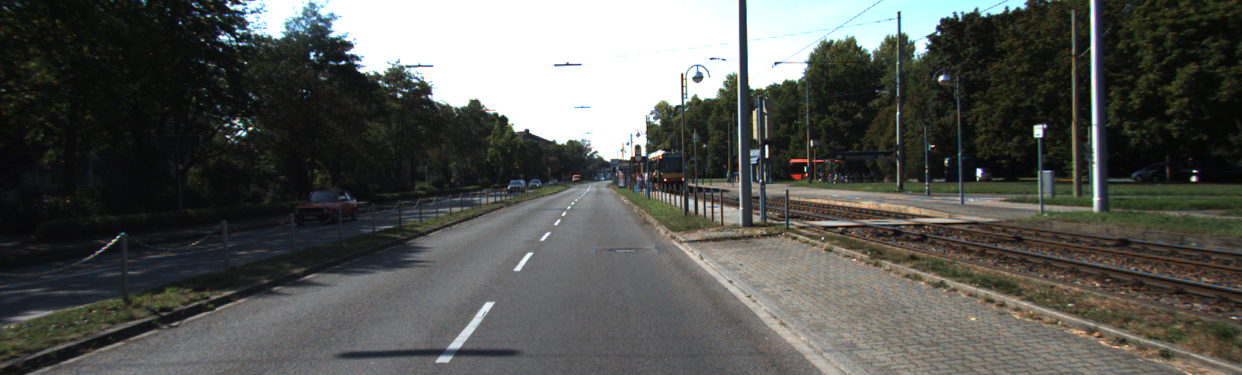
#> input picture HoughTform/Imagenes/um_000001.png, 1242 x 375 px
$ python -i Canny.py   (imports and definitions only)   (older library calls are emulated)
#> lines starting #> are read from the running program, lines starting #| are printed output that depends on the picture
#> further down, picture is the input picture: shape (375, 1242, 3); mean B, G, R 82.9, 87, 85.5
import cv2
import numpy as np


def aplicar_suavizado_gaussiano(imagen, tamano_kernel):
    # Aplicar suavizado Gaussiano a la imagen
#> called with tamano_kernel = 5
    kernel_gaussiano = np.outer(cv2.getGaussianKernel(tamano_kernel, 0), cv2.getGaussianKernel(tamano_kernel, 0).T)
    imagen_suavizada = cv2.filter2D(imagen, -1, kernel_gaussiano)
    return imagen_suavizada


def calcular_gradiente(imagen):
    # Calcular gradientes en las direcciones X e Y
    gradiente_x = cv2.Sobel(imagen, cv2.CV_64F, 1, 0, ksize=3)
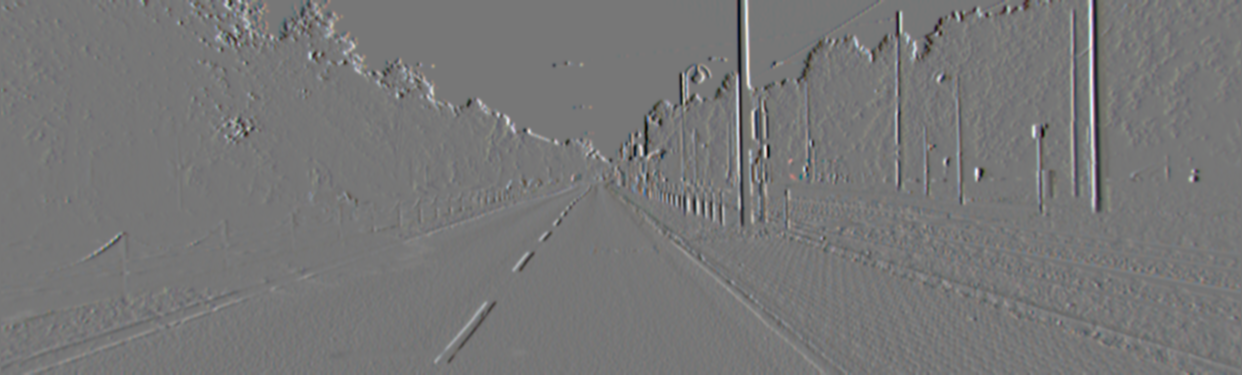
#> gradiente_x: shape (375, 1242, 3) float64; mean B, G, R 0.1, 0.1, 0.1; drawn with min black and max white
    gradiente_y = cv2.Sobel(imagen, cv2.CV_64F, 0, 1, ksize=3)
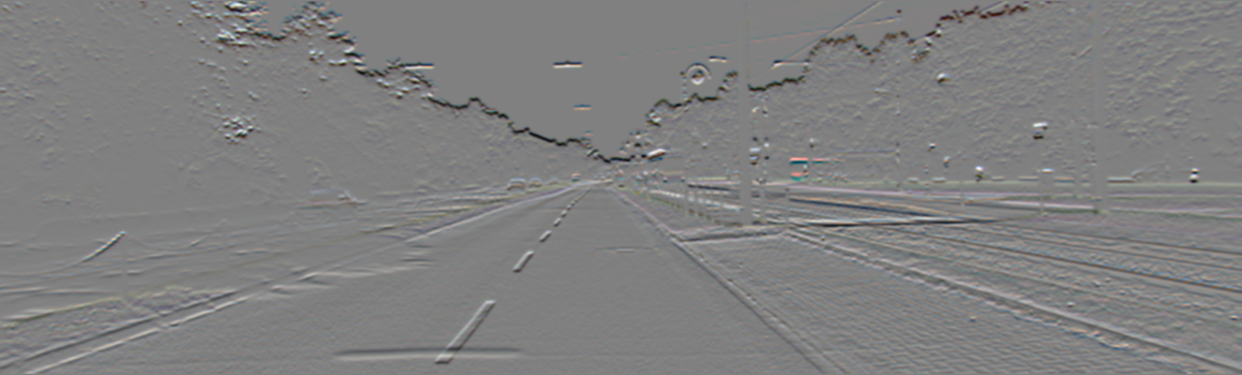
#> gradiente_y: shape (375, 1242, 3) float64; mean B, G, R -1.4, -1.4, -1; drawn with min black and max white

    # Calcular la magnitud del gradiente y la dirección
    magnitud_gradiente = np.sqrt(gradiente_x ** 2 + gradiente_y ** 2)
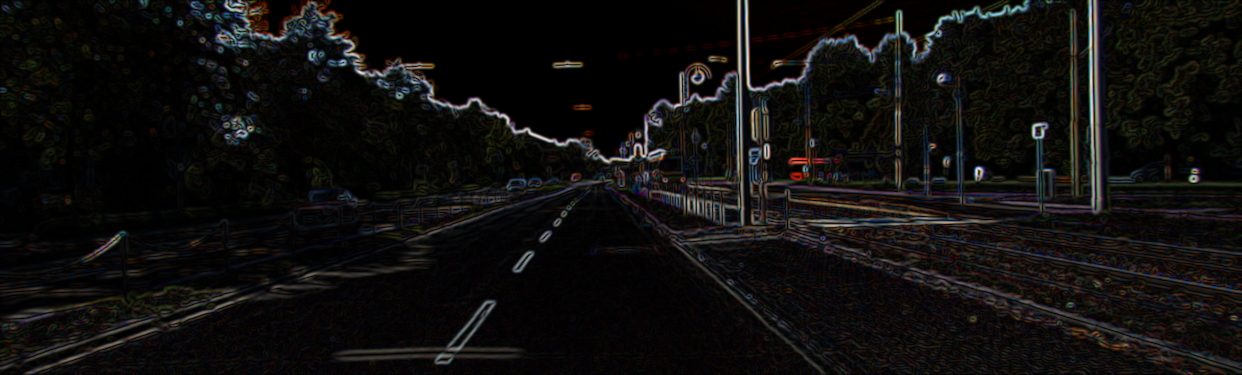
#> magnitud_gradiente: shape (375, 1242, 3) float64; mean B, G, R 34.1, 37.2, 39.6; drawn with min black and max white
    direccion_gradiente = np.arctan2(gradiente_y, gradiente_x)
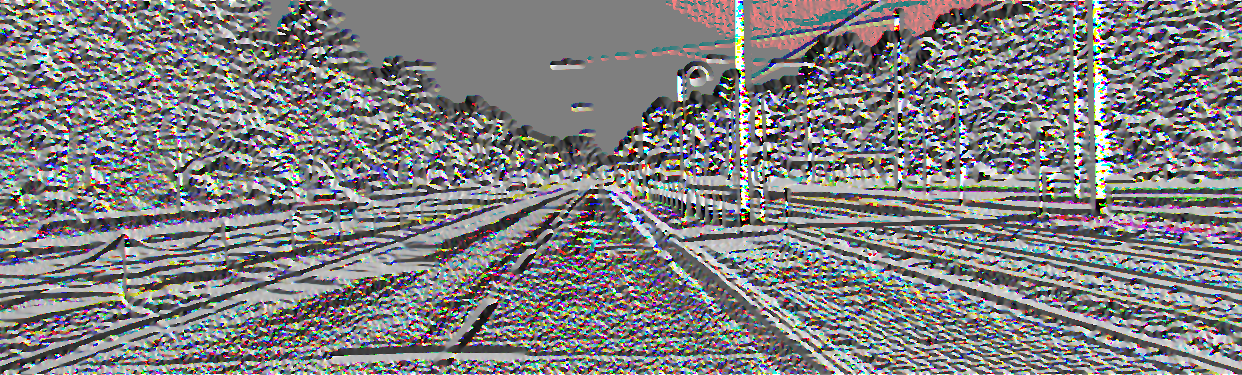
#> direccion_gradiente: shape (375, 1242, 3) float64; mean B, G, R 0.0265, 0.000762, 0.0229; drawn with min black and max white

    return magnitud_gradiente, direccion_gradiente


def suprimir_no_maximos(magnitud_gradiente, direccion_gradiente):
    # Supresión de no máxima
#> (the run stopped early here; a loop or call above may not have finished)

$ run again, on HoughTform/Imagenes/um_000011.png
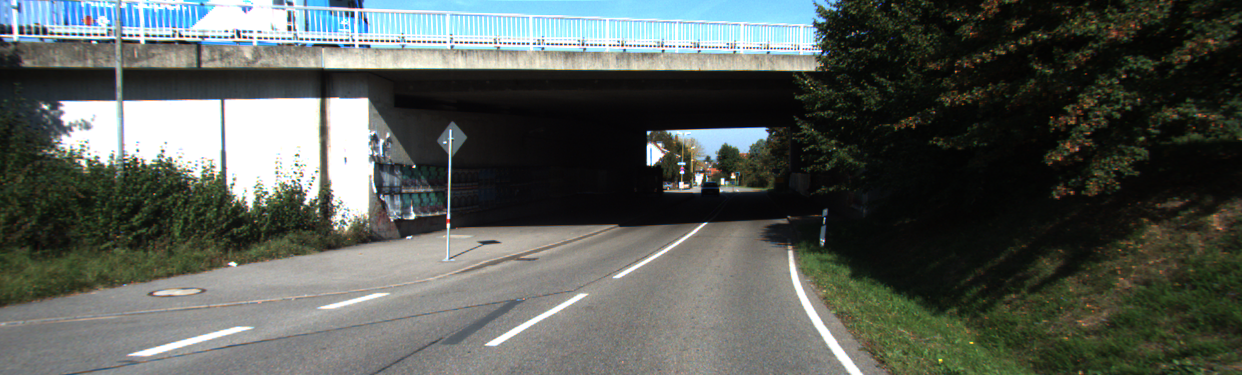
#> input picture HoughTform/Imagenes/um_000011.png, 1242 x 375 px
#> picture is the input picture: shape (375, 1242, 3); mean B, G, R 86.3, 91.6, 86.3
#> in calcular_gradiente, `magnitud_gradiente = np.sqrt(gradiente_x ** 2 + gradiente_y ** 2)`:
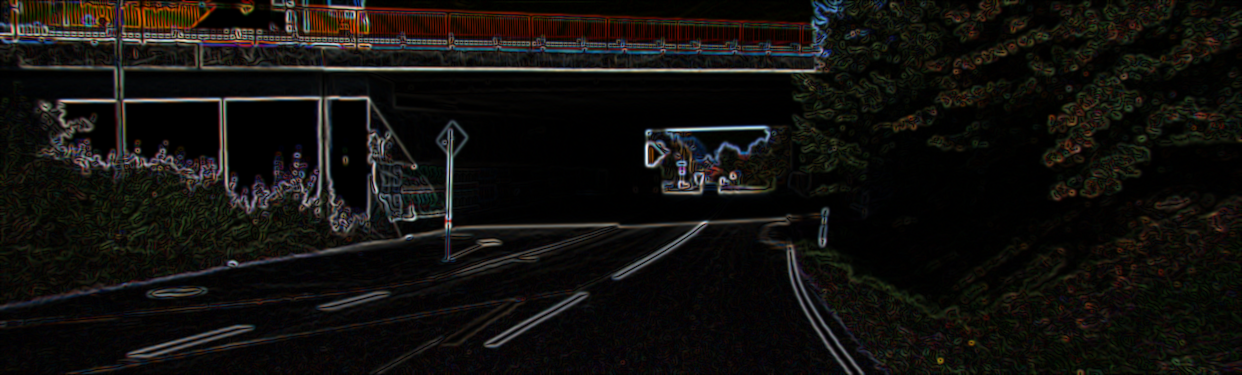
#> magnitud_gradiente: shape (375, 1242, 3) float64; mean B, G, R 35.1, 41.2, 44.9; drawn with min black and max white
#> in calcular_gradiente, `direccion_gradiente = np.arctan2(gradiente_y, gradiente_x)`:
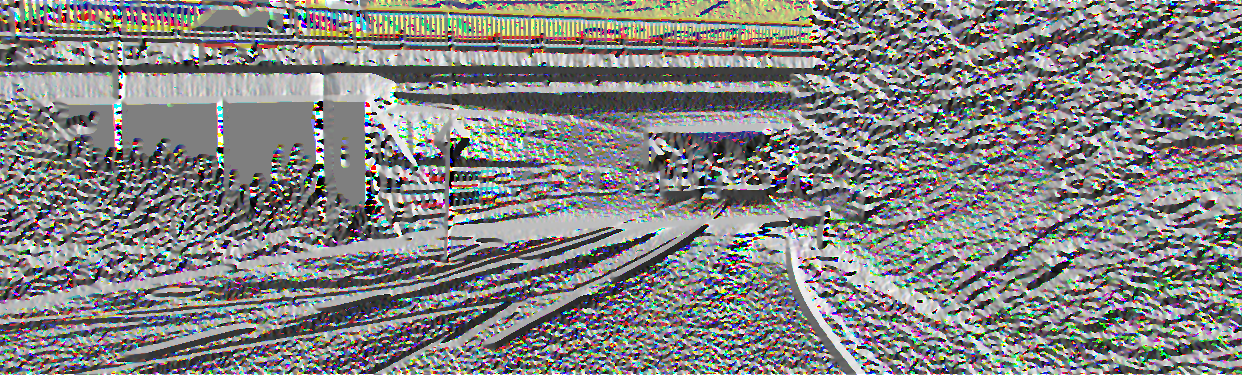
#> direccion_gradiente: shape (375, 1242, 3) float64; mean B, G, R 0.0702, 0.0888, 0.0952; drawn with min black and max white

$ run again, on HoughTform/Imagenes/um_000012.png
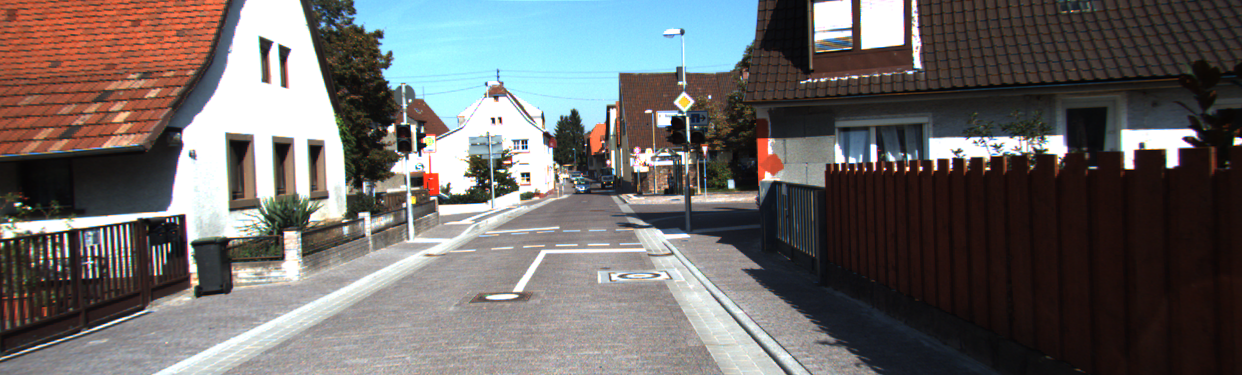
#> input picture HoughTform/Imagenes/um_000012.png, 1242 x 375 px
#> picture is the input picture: shape (375, 1242, 3); mean B, G, R 103.6, 104.8, 108
#> in calcular_gradiente, `magnitud_gradiente = np.sqrt(gradiente_x ** 2 + gradiente_y ** 2)`:
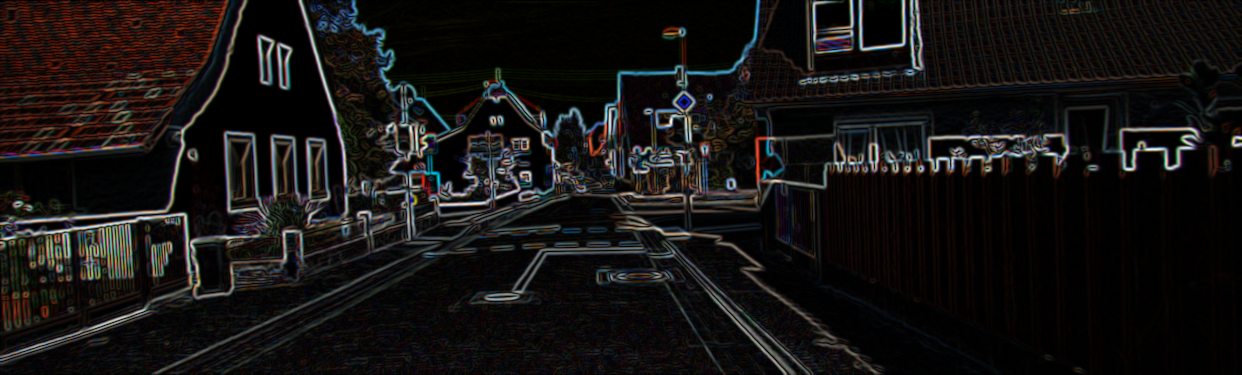
#> magnitud_gradiente: shape (375, 1242, 3) float64; mean B, G, R 47.1, 49.4, 54.8; drawn with min black and max white
#> in calcular_gradiente, `direccion_gradiente = np.arctan2(gradiente_y, gradiente_x)`:
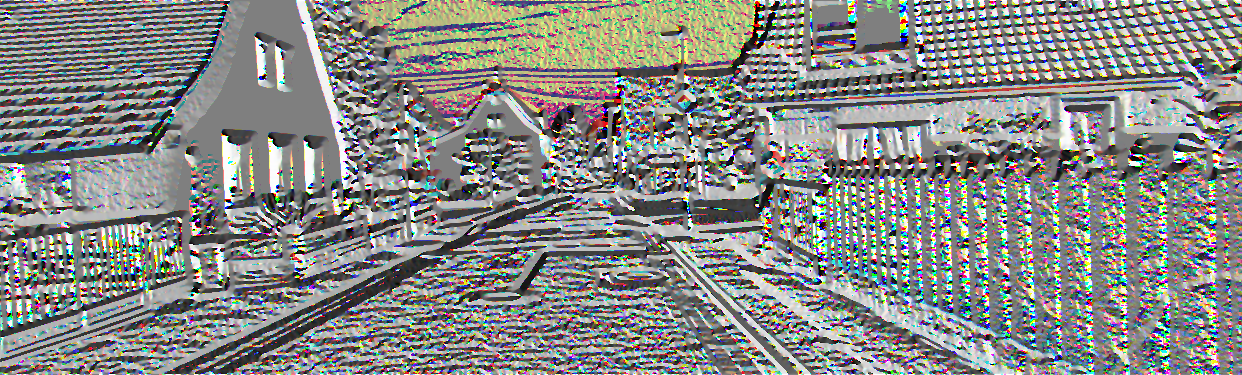
#> direccion_gradiente: shape (375, 1242, 3) float64; mean B, G, R 0.156, 0.225, 0.195; drawn with min black and max white

$ run again, on HoughTform/Imagenes/um_000014.png
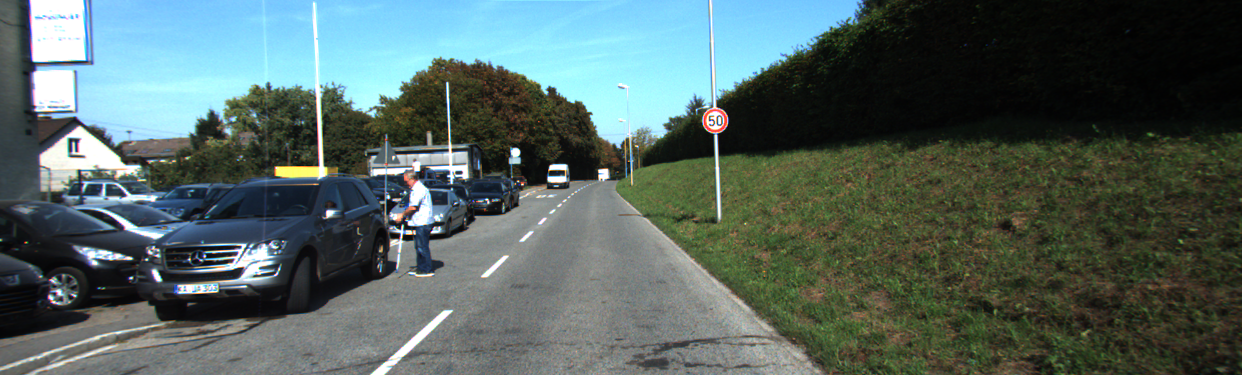
#> input picture HoughTform/Imagenes/um_000014.png, 1242 x 375 px
#> picture is the input picture: shape (375, 1242, 3); mean B, G, R 96.3, 99.9, 83.3
#> in calcular_gradiente, `magnitud_gradiente = np.sqrt(gradiente_x ** 2 + gradiente_y ** 2)`:
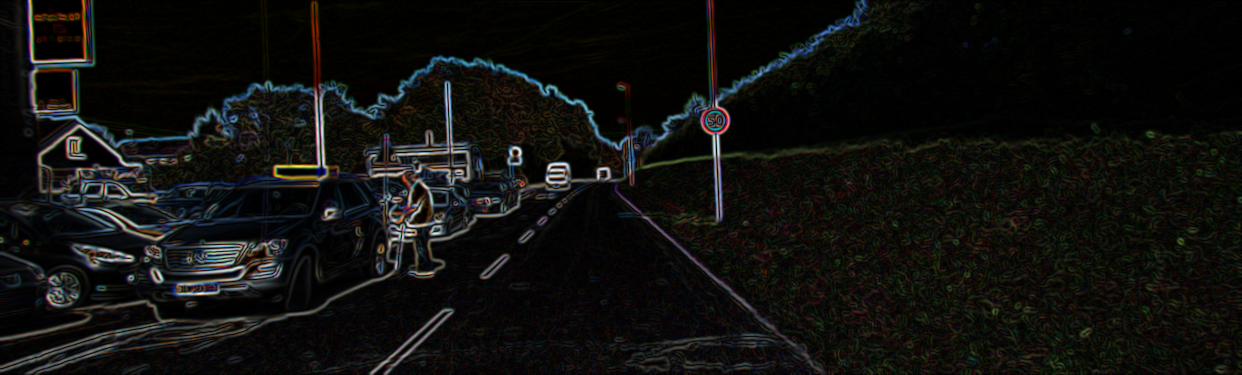
#> magnitud_gradiente: shape (375, 1242, 3) float64; mean B, G, R 35.9, 41, 40.4; drawn with min black and max white
#> in calcular_gradiente, `direccion_gradiente = np.arctan2(gradiente_y, gradiente_x)`:
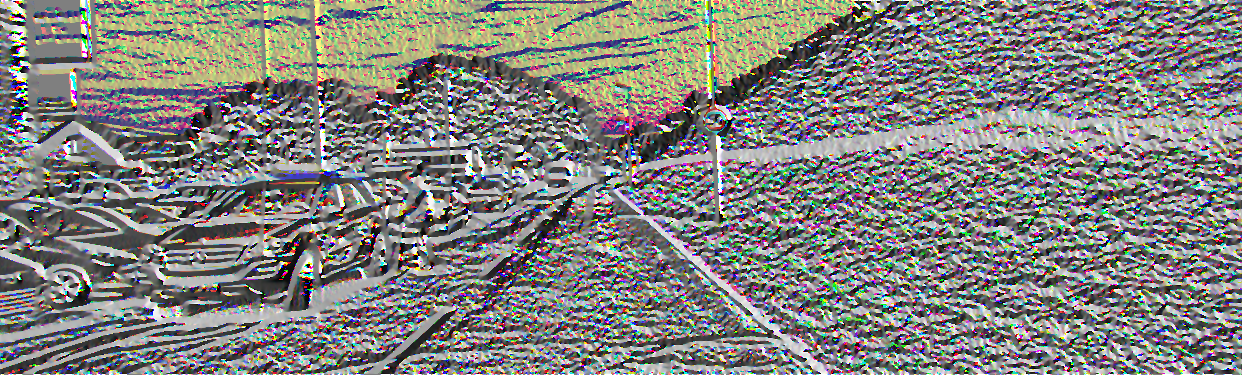
#> direccion_gradiente: shape (375, 1242, 3) float64; mean B, G, R -0.0194, 0.076, 0.0861; drawn with min black and max white
